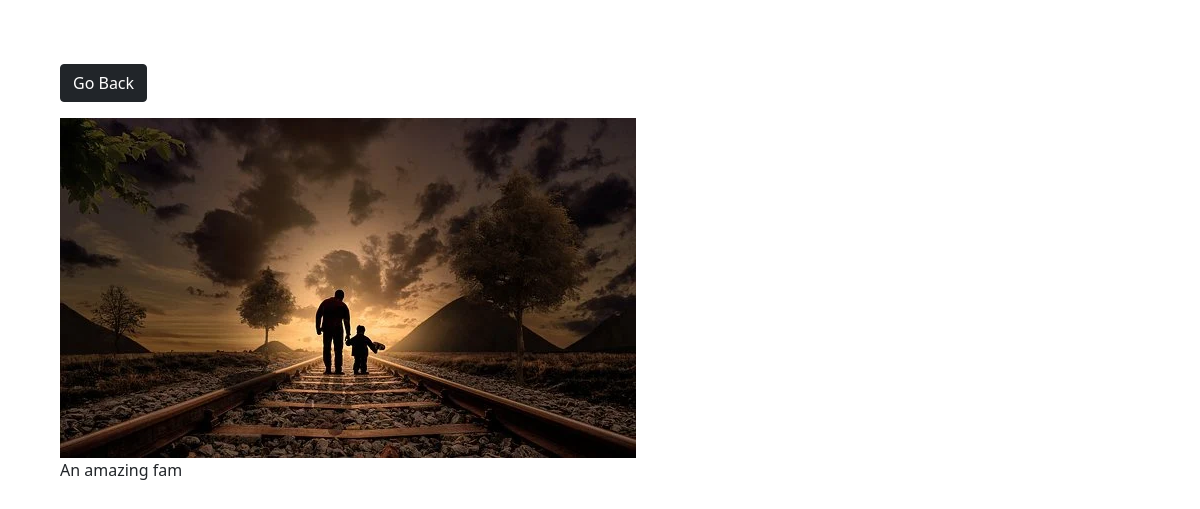
The page /photo/6/ (signed in) on the database its author committed.
### photos/models.py (models this page shows, shortened)
class Photo(models.Model):
    class Meta:
        verbose_name = 'Photo'
        verbose_name_plural = 'Photos'
    category = models.ForeignKey(
        Category, on_delete=models.SET_NULL, null=True, blank=True)
    image = models.ImageField(null=False, blank=False)
    description = models.TextField()

### photos/views.py (the view)
# urls.py: path('photo/<str:pk>/', views.viewPhoto, name='photo'),
@login_required(login_url='login')
def viewPhoto(request, pk):
    photo = Photo.objects.get(id=pk)
    return render(request, 'photos/photo.html', {'photo': photo})

### photos/templates/photos/photo.html (shortened to what this page needs)
<!DOCTYPE html>
<html>
<head>
    <link href="https://cdn.jsdelivr.net/npm/bootstrap@5.0.0-beta1/dist/css/bootstrap.min.css" rel="stylesheet"
>
</head>
<body class="m-5">
    <div class="container">
        <div class="row justify-content-center">
            <div class="col">
                <a href="{% url 'gallery' %}" class="btn btn-dark my-3">Go Back</a>
                <div style="height: 90vh;">
                    <img style="max-width: 100%; max-height: 100%;" src="{{photo.image.url}}">
                    <p>{{photo.description}}</p>
                </div>
            </div>
        </div>
    </div>
</body>
</html>

### rows shown on the page
Photo: image (picture), description "An amazing fam"
